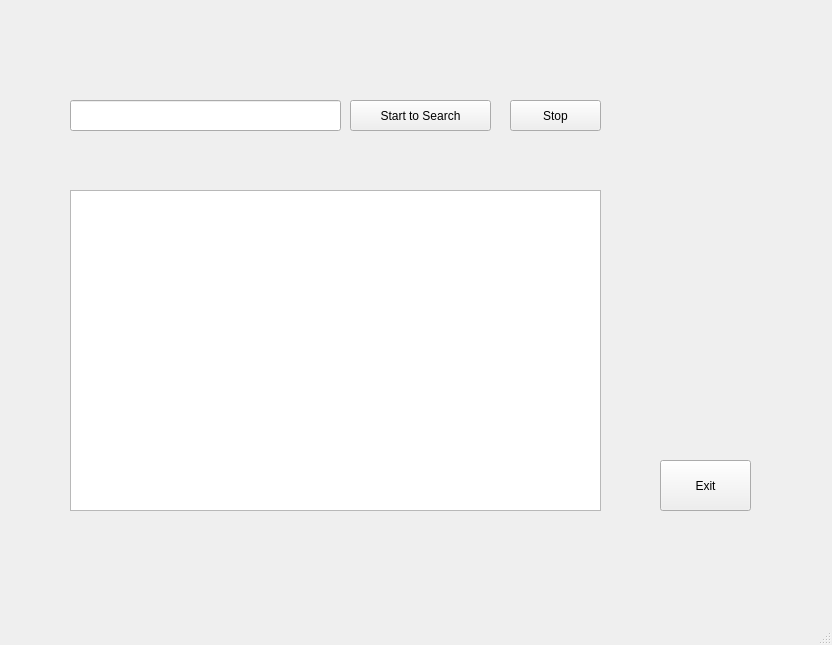
<?xml version="1.0" encoding="UTF-8"?>
<ui version="4.0">
 <class>MainWindow</class>
 <widget class="QMainWindow" name="MainWindow">
  <property name="geometry">
   <rect>
    <x>0</x>
    <y>0</y>
    <width>832</width>
    <height>645</height>
   </rect>
  </property>
  <property name="windowTitle">
   <string>MainWindow</string>
  </property>
  <widget class="QWidget" name="centralwidget">
   <widget class="QLineEdit" name="lineEdit">
    <property name="geometry">
     <rect>
      <x>70</x>
      <y>100</y>
      <width>271</width>
      <height>31</height>
     </rect>
    </property>
   </widget>
   <widget class="QTextEdit" name="textEdit">
    <property name="geometry">
     <rect>
      <x>70</x>
      <y>190</y>
      <width>531</width>
      <height>321</height>
     </rect>
    </property>
   </widget>
   <widget class="QPushButton" name="pushButton">
    <property name="geometry">
     <rect>
      <x>660</x>
      <y>460</y>
      <width>91</width>
      <height>51</height>
     </rect>
    </property>
    <property name="text">
     <string>Exit</string>
    </property>
   </widget>
   <widget class="QPushButton" name="pushButton_2">
    <property name="geometry">
     <rect>
      <x>350</x>
      <y>100</y>
      <width>141</width>
      <height>31</height>
     </rect>
    </property>
    <property name="text">
     <string>Start to Search</string>
    </property>
   </widget>
   <widget class="QLabel" name="label">
    <property name="geometry">
     <rect>
      <x>70</x>
      <y>140</y>
      <width>161</width>
      <height>41</height>
     </rect>
    </property>
    <property name="font">
     <font>
      <pointsize>12</pointsize>
     </font>
    </property>
    <property name="text">
     <string/>
    </property>
   </widget>
   <widget class="QPushButton" name="pushButton_3">
    <property name="geometry">
     <rect>
      <x>510</x>
      <y>100</y>
      <width>91</width>
      <height>31</height>
     </rect>
    </property>
    <property name="text">
     <string>Stop</string>
    </property>
   </widget>
   <widget class="QLabel" name="label_2">
    <property name="geometry">
     <rect>
      <x>70</x>
      <y>20</y>
      <width>521</width>
      <height>31</height>
     </rect>
    </property>
    <property name="font">
     <font>
      <pointsize>8</pointsize>
      <weight>75</weight>
      <bold>true</bold>
     </font>
    </property>
    <property name="text">
     <string/>
    </property>
   </widget>
   <widget class="QLabel" name="label_3">
    <property name="geometry">
     <rect>
      <x>70</x>
      <y>40</y>
      <width>521</width>
      <height>31</height>
     </rect>
    </property>
    <property name="font">
     <font>
      <weight>75</weight>
      <bold>true</bold>
     </font>
    </property>
    <property name="text">
     <string/>
    </property>
   </widget>
  </widget>
  <widget class="QMenuBar" name="menubar">
   <property name="geometry">
    <rect>
     <x>0</x>
     <y>0</y>
     <width>832</width>
     <height>21</height>
    </rect>
   </property>
  </widget>
  <widget class="QStatusBar" name="statusbar"/>
 </widget>
 <resources/>
 <connections/>
</ui>
